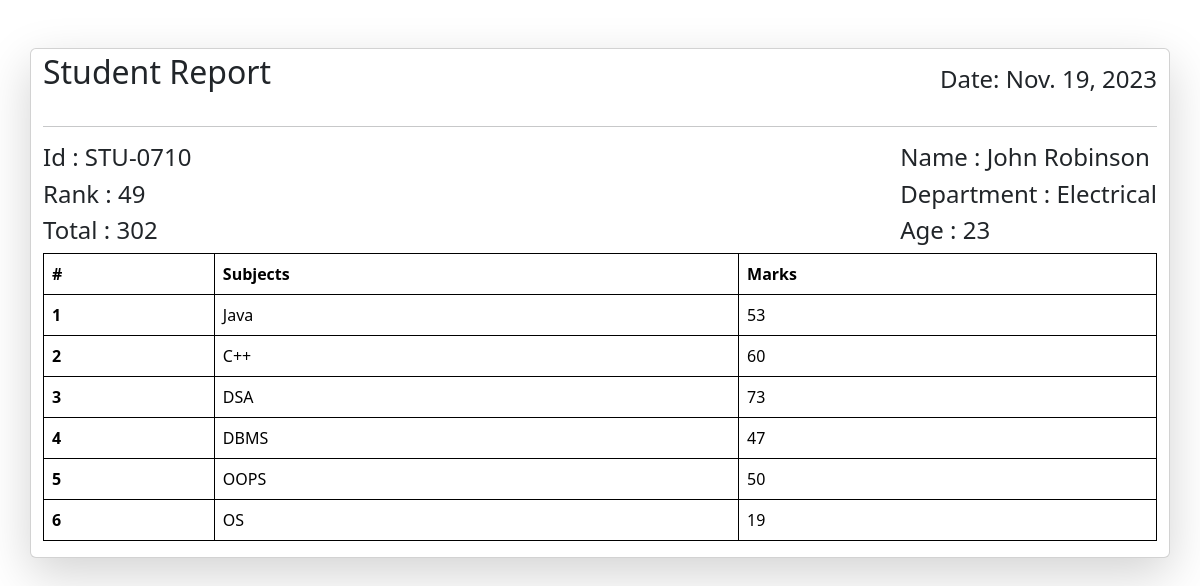
The app's page /student-marks/STU-0710/ with its own data.
### reports/models.py (models this page shows, shortened)
class Reportcard(models.Model):
    student = models.ForeignKey(student, related_name="studentreportcard", on_delete=models.CASCADE)
    student_rank = models.IntegerField()
    date_of_report = models.DateField(auto_now_add = True) # in order to set date automatically we use auto_now_add =  true
    class Meta:
        unique_together = ['student_rank', 'date_of_report']

class student(models.Model):
    department = models.ForeignKey(Department, related_name="depart", on_delete=models.CASCADE, null=True, blank=True)
    student_id = models.OneToOneField(StudentID, related_name="studentid", on_delete=models.CASCADE, null=True, blank=True)
    student_name = models.CharField(max_length=100)
    student_email = models.EmailField(unique=True)
    student_age = models.IntegerField(default=18)
    student_address = models.TextField()
    class Meta:
        ordering = ['student_name']
        verbose_name = "student"

class StudentID(models.Model):
    student_id = models.CharField(max_length=100)
    def __str__(self) -> str:
        return self.student_id

class Department(models.Model):
    department = models.CharField(max_length=100)
    def __str__(self) -> str:
        return self.department
    class Meta:
        ordering = ['department']

class subject_marks(models.Model):
    student = models.ForeignKey(student, related_name="studentmarks", on_delete=models.CASCADE)
    subject = models.ForeignKey(subjects, on_delete=models.CASCADE)
    marks = models.IntegerField()
    class Meta:
        unique_together = ['student', 'subject']

class subjects(models.Model):
    subject_name = models.CharField(max_length=100)

### reports/views.py (the view)
# urls.py: path('student-marks/<student_id>/', see_marks, name="see_marks"),
def see_marks(request, student_id):
    queryset = subject_marks.objects.all()
    queryset = queryset.filter(student__student_id__student_id = student_id)
    total = queryset.aggregate(total_marks = Sum('marks'))
    rank = Reportcard.objects.all()
    rank = rank.filter(student__student_id__student_id = student_id)
    context = {'queryset': queryset , 'total': total, 'rank': rank }
    return render(request, "see_marks.html", context)

### reports/templates/see_marks.html
{% extends "base.html" %}
{% block start %}
<div class="container card mt-5 shadow-lg">
  <div class="d-flex" style="justify-content: space-between;">
    <h2 class="my-1">Student Report</h2>
    <h4 class="my-3">Date: {{rank.first.date_of_report}}</h4>
  </div>
    <hr>
    <div class="d-flex" style="justify-content: space-between;">
      <div class="d-flex flex-column" >
        <h4>Id : {{rank.first.student.student_id}}</h4>
        <h4>Rank : {{rank.first.student_rank}}</h4>
        <h4>Total : {{total.total_marks}}</h4>
      </div>
      <div class="d-flex flex-column">
        <h4>Name : {{rank.first.student.student_name}}</h4>
        <h4>Department : {{rank.first.student.department}}</h4>
        <h4>Age : {{rank.first.student.student_age}}</h4>
      </div>
    </div>
<table class="table">
    <thead>
      <tr>
        <th scope="col">#</th>
        <th scope="col">Subjects</th>
        <th scope="col">Marks</th>
      </tr>
    </thead>
    <tbody>
        {% for student in queryset %}
      <tr>
        <th scope="row">{{forloop.counter}}</th>
        <td>{{student.subject.subject_name}}</td>
        <td>{{student.marks}}</td>
      </tr>
      {% endfor %}
    </tbody>
  </table>
</div>
{% endblock %}

### reports/templates/base.html (style rules this page uses)
table, th, td { border: 1px solid black; }

### records on screen
Reportcard: first.date_of_report "Nov. 19, 2023", first.student.student_id "STU-0710", first.student_rank "49", first.student.student_name "John Robinson", first.student.department "Electrical", first.student.student_age "23"
subject_marks: subject.subject_name "Java", marks "53"
subject_marks: subject.subject_name "C++", marks "60"
subject_marks: subject.subject_name "DSA", marks "73"
subject_marks: subject.subject_name "DBMS", marks "47"
subject_marks: subject.subject_name "OOPS", marks "50"
subject_marks: subject.subject_name "OS", marks "19"

### other values on screen
{{ total.total_marks }} "302"
